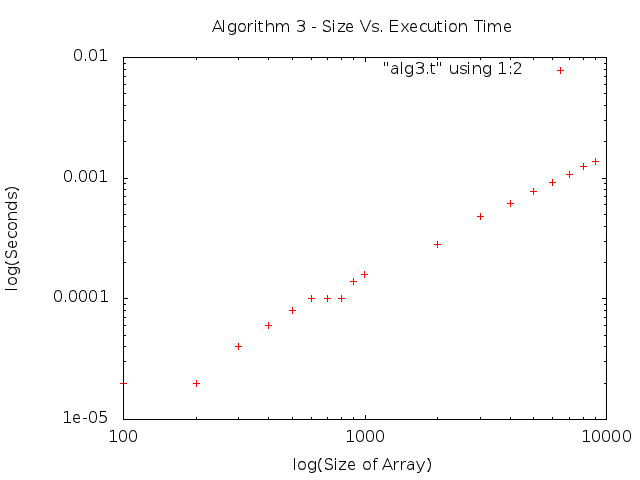

The gnuplot source for this figure:
set title "Algorithm 3 - Size Vs. Execution Time"
set xlabel "log(Size of Array)"
set ylabel "log(Seconds)"
set logscale xy
set autoscale
set term png
set output "alg3plotlog.png"
plot "alg3.t" using 1:2 
